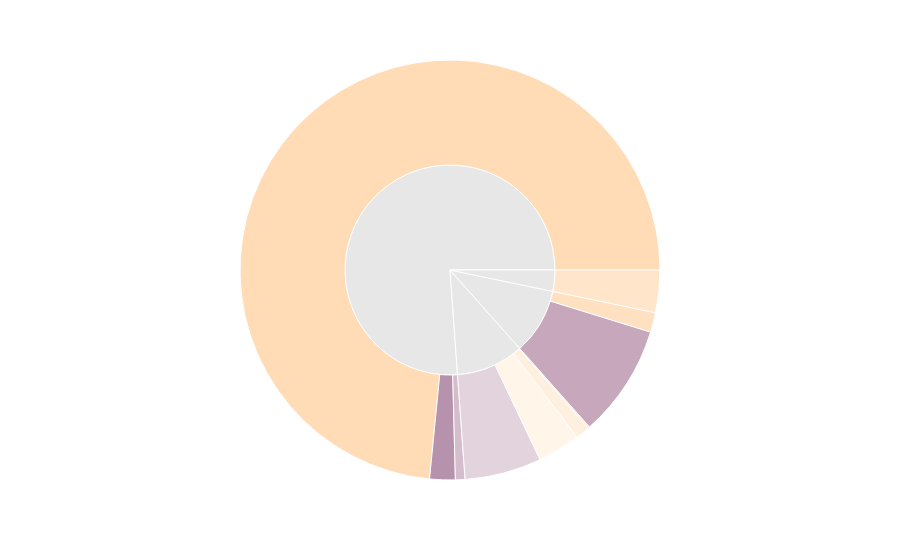

Notebook code cell kept with this figure:
### Code cell
df = pd.DataFrame(dict(modality=modalities_all, dataset=datasets_all, sample_size=sample_sizes_all))

fig = px.sunburst(
    df,
    path=[
        "modality",
        "dataset",
    ],
    values="sample_size",
    color="dataset",
    color_discrete_map=dataset_color_map,
    # branchvalues="total",
)
labels = list(fig.data[0].labels)
parents = list(fig.data[0].parents)

# Identify Level1 nodes (those whose parent is root: "" or None)
level1_idx = [i for i, p in enumerate(parents) if p in ("", None)]

# Define your desired colors for Level1 (first ancestor)
# level1_color_map = {
#     "Radiology": "#ffcc99",
#     "Pathology": "#c5e4b4",
#     "Dermatology": "#d1a594",
#     "Ophthalmology": "#f1a3a3",
# }
gray_clor = "#e7e7e7"
level1_color_map = {
    "Radiology": gray_clor,
    "Pathology": gray_clor,
    "Dermatology": gray_clor,
    "Ophthalmology": gray_clor,
}

# Start from current colors (for Level2 already set by color_discrete_map)
colors = list(fig.data[0].marker.colors)

# Overwrite Level1 node colors
for i in level1_idx:
    name = labels[i]
    colors[i] = level1_color_map.get(name, "#7f7f7f")  # fallback if missing

fig.data[0].marker.colors = colors

fig.update_traces(
    textinfo="none",
)  # 显示标签和相对根的百分比
fig.update_traces(
    hovertemplate=(
        "%{label}<br>"
        "Value=%{value}<br>"
        "Parent Share=%{percentParent:.2%}<br>"  # 两位小数百分比
        "Root Share=%{percentRoot:.2%}<extra></extra>"
    )
)
# fig.update_traces(textinfo="label+percent root")  # 显示标签和相对根的百分比
fig.write_image("heatmap/dataset_pie.pdf")
fig.show()

### Figure 1 — Plotly figure (JSON) as saved in the notebook; plotly's stock layout.template omitted (floating-point values rounded to 4 significant figures)
{"data": [{"branchvalues": "total", "customdata": [["(?)"], ["(?)"], ["(?)"], ["CXP"], ["Camelyon"], ["FairVLMed-diag"], ["FairVLMed-vqa"], ["GF3300"], ["HAM"], ["HAM"], ["PAPILA"], ["PathVQA"], ["SLAKE"], ["VQA-RAD"]], "domain": {"x": [0, 1], "y": [0, 1]}, "hovertemplate": "%{label}<br>Value=%{value}<br>Parent Share=%{percentParent:.2%}<br>Root Share=%{percentRoot:.2%}<extra></extra>", "ids": ["Pathology", "Ophthalmology", "Radiology", "Radiology/CXP", "Pathology/Camelyon", "Ophthalmology/FairVLMed-diag", "Ophthalmology/FairVLMed-vqa", "Ophthalmology/GF3300", "Dermatology/HAM", "Dermatology", "Ophthalmology/PAPILA", "Pathology/PathVQA", "Radiology/SLAKE", "Radiology/VQA-RAD"], "labels": ["Pathology", "Ophthalmology", "Radiology", "CXP", "Camelyon", "FairVLMed-diag", "FairVLMed-vqa", "GF3300", "HAM", "Dermatology", "PAPILA", "PathVQA", "SLAKE", "VQA-RAD"], "marker": {"colors": ["#e7e7e7", "#e7e7e7", "#e7e7e7", "#FFCC98", "#FFD3A6", "#FFF1E0", "#d6c1d0", "#FFE9D2", "#FFDBB5", "#e7e7e7", "#FFE2C3", "#ae83a1", "#99648a", "#c2a2b9"]}, "name": "", "parents": ["", "", "", "Radiology", "Pathology", "Ophthalmology", "Ophthalmology", "Ophthalmology", "Dermatology", "", "Ophthalmology", "Pathology", "Radiology", "Radiology"], "textinfo": "none", "type": "sunburst", "values": [30970.0, 31710.0, 231900.0, 223600.0, 4600.0, 10000.0, 17990.0, 3300.0, 9948.0, 9948.0, 420.0, 26370.0, 5980.0, 2244.0]}], "layout": {"legend": {"tracegroupgap": 0}, "margin": {"t": 60}}}
